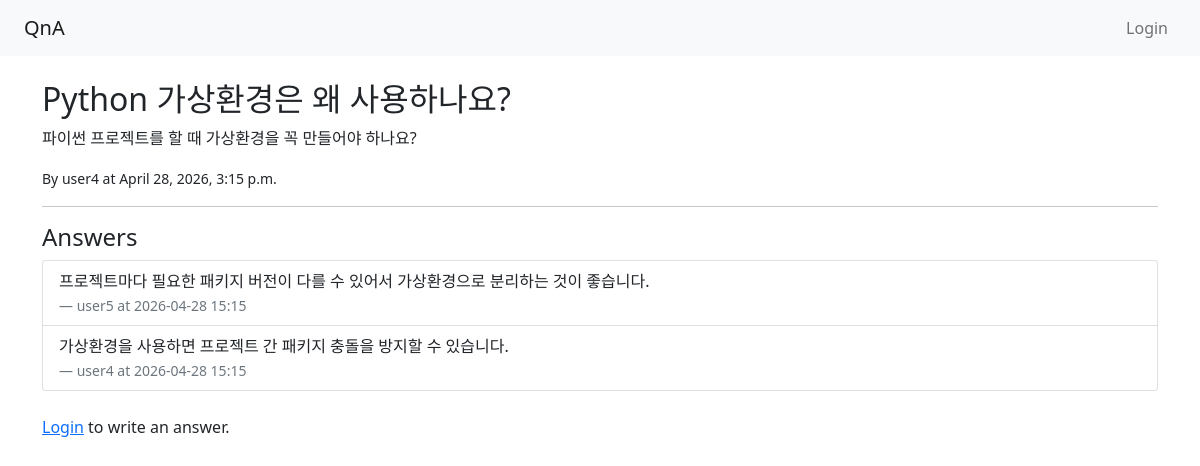
Screenshot of /question/2/ with the database file from the repository.
### qa/models.py (models this page shows, shortened)
class Question(models.Model):
    title = models.CharField(("Title"), max_length=200)
    content = models.TextField(("Content"))
    author = models.ForeignKey(User, on_delete=models.CASCADE)
    created_at = models.DateTimeField(auto_now_add=True)

class Answer(models.Model):
    question = models.ForeignKey(Question, on_delete=models.CASCADE, related_name='answers')
    content = models.TextField(("Content"))
    author = models.ForeignKey(User, on_delete=models.CASCADE)
    created_at = models.DateTimeField(("Created At"), auto_now=False, auto_now_add=True)

### qa/views.py (the view, shortened to what this page needs)
# urls.py: path('question/<int:pk>/', views.question_detail, name='question_detail'),
def question_detail(request, pk):
    question = get_object_or_404(Question, pk=pk)
    return render(request, 'qa/question_detail.html', {'question': question})

### qa/templates/qa/question_detail.html
{% extends 'qa/base.html' %}
{% block content %}
<h2>{{ question.title }}</h2>
<p>{{ question.content }}</p>
<p><small>By {{ question.author.username }} at {{ question.created_at }}</small></p>
<hr>
<h4>Answers</h4>
<ul class="list-group mb-4">
    {% for answer in question.answers.all %}
    <li class="list-group-item">
        {{ answer.content }}<br>
        <small class="text-muted">— {{ answer.author.username }} at {{ answer.created_at|date:"Y-m-d H:i" }}</small>
    </li>
    {% empty %}
    <li class="list-group-item">No answers yet.</li>
    {% endfor %}
</ul>
{% if user.is_authenticated %}
<h5>Write an Answer</h5>
<form method="post">
    {% csrf_token %}
    <div class="mb-3">
        <textarea name="content" class="form-control" rows="4"
                  placeholder="Write your answer here..."></textarea>
    </div>
    <button type="submit" class="btn btn-success">Submit Answer</button>
</form>
{% else %}
<p><a href="{% url 'login' %}">Login</a> to write an answer.</p>
{% endif %}
{% endblock %}

### rows the page displays
Question: title "Python 가상환경은 왜 사용하나요?", content "파이썬 프로젝트를 할 때 가상환경을 꼭 만들어야 하나요?", author.username "user4", created_at "April 28, 2026, 3:15 p.m."
Answer: content "프로젝트마다 필요한 패키지 버전이 다를 수 있어서 가상환경으로 분리하는 것이 좋습니다.", author.username "user5", created_at "2026-04-28 15:15"
Answer: content "가상환경을 사용하면 프로젝트 간 패키지 충돌을 방지할 수 있습니다.", author.username "user4", created_at "2026-04-28 15:15"
